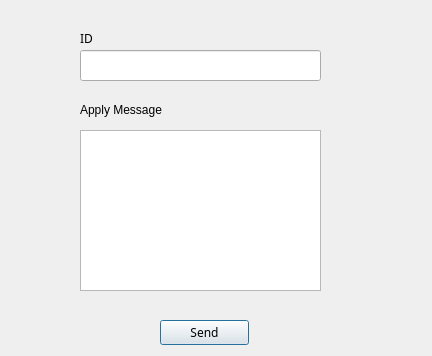
<?xml version="1.0" encoding="UTF-8"?>
<ui version="4.0">
 <class>AddFriend</class>
 <widget class="QDialog" name="AddFriend">
  <property name="geometry">
   <rect>
    <x>0</x>
    <y>0</y>
    <width>432</width>
    <height>356</height>
   </rect>
  </property>
  <property name="windowTitle">
   <string>Add Friend</string>
  </property>
  <widget class="QPushButton" name="aply_but">
   <property name="geometry">
    <rect>
     <x>160</x>
     <y>320</y>
     <width>89</width>
     <height>25</height>
    </rect>
   </property>
   <property name="font">
    <font>
     <family>Google Sans</family>
    </font>
   </property>
   <property name="text">
    <string>Send</string>
   </property>
  </widget>
  <widget class="QLabel" name="id_but">
   <property name="geometry">
    <rect>
     <x>80</x>
     <y>30</y>
     <width>21</width>
     <height>17</height>
    </rect>
   </property>
   <property name="font">
    <font>
     <family>Google Sans</family>
    </font>
   </property>
   <property name="text">
    <string>ID</string>
   </property>
  </widget>
  <widget class="QLineEdit" name="id_input">
   <property name="geometry">
    <rect>
     <x>80</x>
     <y>50</y>
     <width>241</width>
     <height>31</height>
    </rect>
   </property>
  </widget>
  <widget class="QLabel" name="label">
   <property name="geometry">
    <rect>
     <x>80</x>
     <y>100</y>
     <width>121</width>
     <height>20</height>
    </rect>
   </property>
   <property name="text">
    <string>Apply Message</string>
   </property>
  </widget>
  <widget class="QTextEdit" name="textEdit">
   <property name="geometry">
    <rect>
     <x>80</x>
     <y>130</y>
     <width>241</width>
     <height>161</height>
    </rect>
   </property>
  </widget>
 </widget>
 <resources/>
 <connections/>
</ui>
